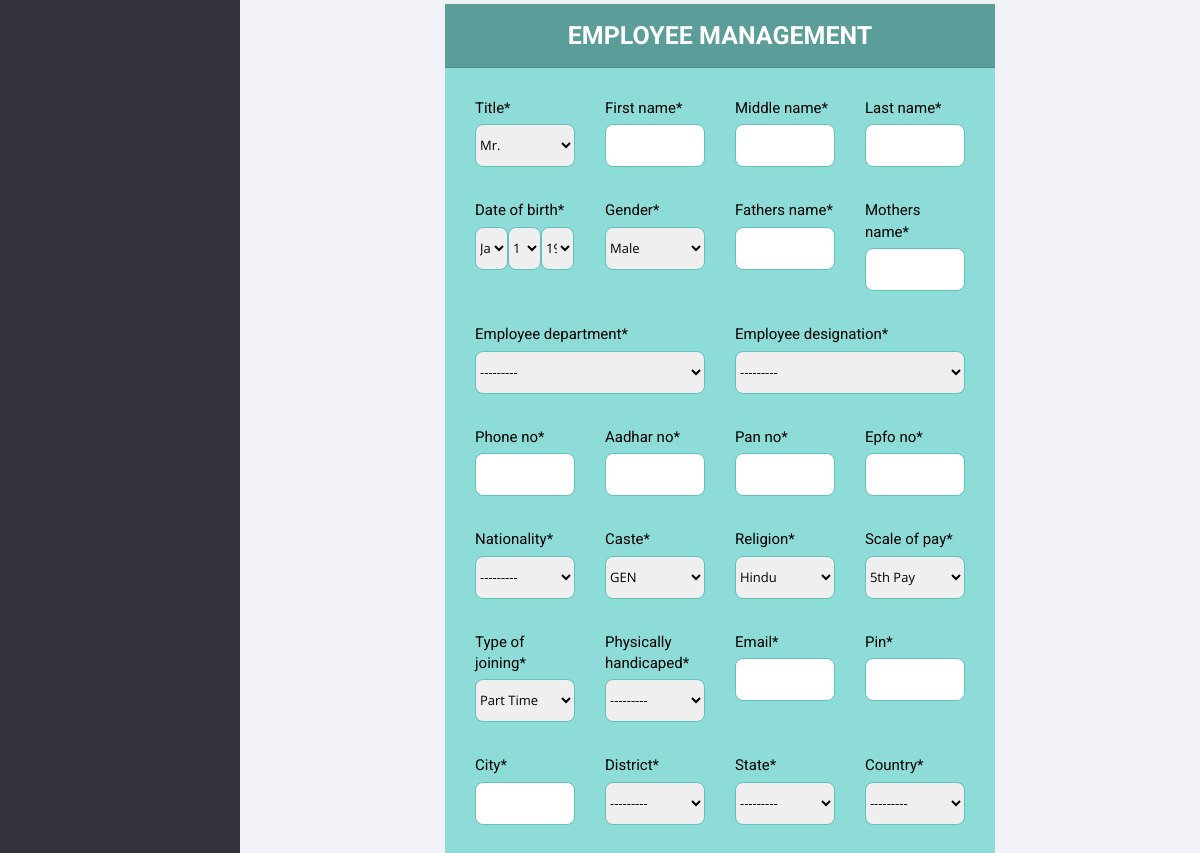
Before: /employee/create/ (middle part) with the older database file.
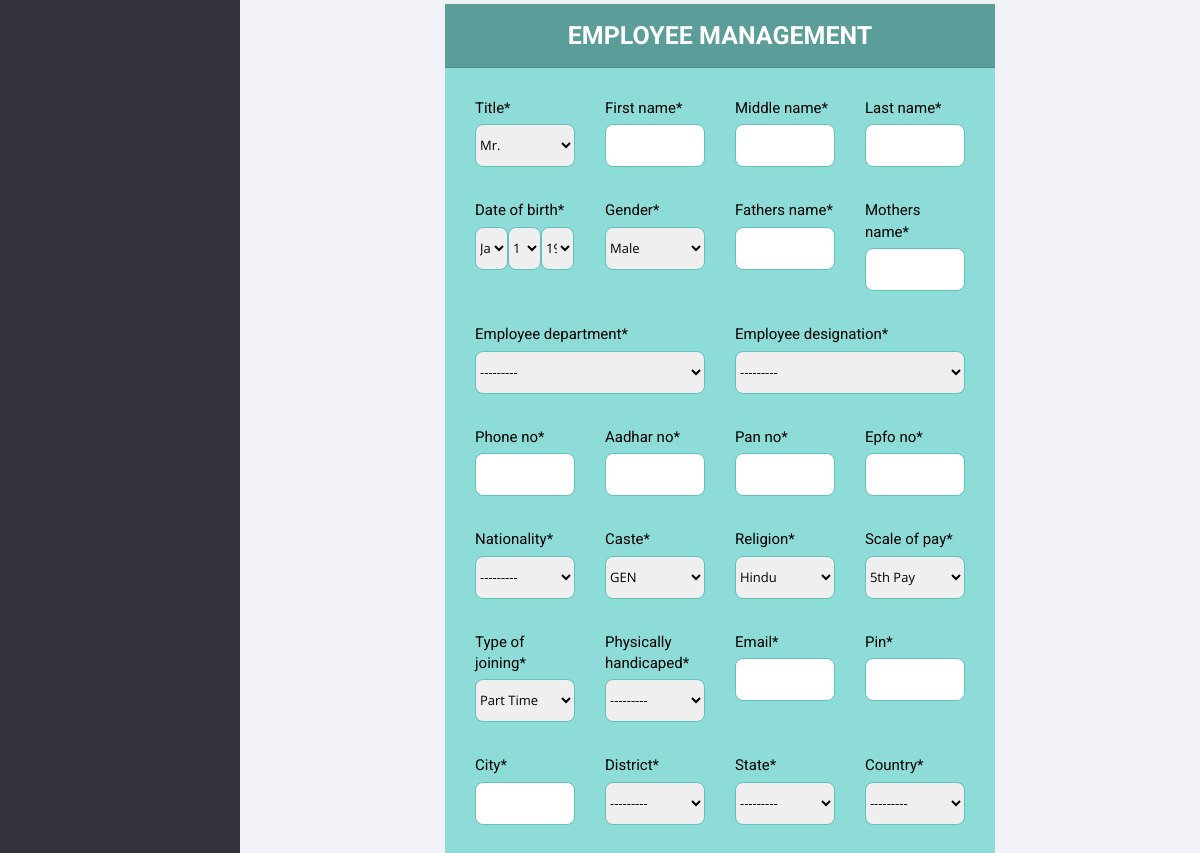
After: the same page with the newer database file.
### student/models.py (models this page shows)
class Employee_Department(models.Model):
    employee_department=models.CharField(max_length=100)
    def __str__(self):
        return self.employee_department

class Employee_Designation(models.Model):
    employee_department=models.ForeignKey(Employee_Department,on_delete=models.SET_NULL,null=True,blank=False)
    employee_designation=models.CharField(max_length=150)
    def __str__(self):
        return self.employee_designation

### student/views.py (the view, shortened to what this page needs)
# urls.py: path('employee/create/',views.EmployeeCreateView.as_view(),name='employee_create'),
class EmployeeCreateView(CreateView):
    model=Employee
    form_class=EmployeeForm
    template_name='student/employeemanagement.html'
    def get(self,request,*args,**kwargs):
        context={'form':EmployeeForm(),}
        return render(request,'student/employeemanagement.html',context)

### student/models.py (called while the page is built)
    def __str__(self):
        return self.country

    def __str__(self):
        return self.state

    def __str__(self):
        return self.district

### student/templates/student/employeemanagement.html (shortened to what the changed rows need)
﻿{% extends 'student/base.html' %}
{% load crispy_forms_tags %}
{% block content %}
<section id="main-content">
    <div class="wrapper">
        <div class="row">
            <div class="col-lg-8 col-sm-8 col-sm-offset-2">
                <div class="">
                <div class="panel-body">
                    <div class="text-center">
                        <h1 class="hdrcolorbg">
                            Employee Management
                        </h1>
                    </div>
                <form role="form" class="frmbgg" action="." method="POST">
                    <div class="row">
                         <div class="col-sm-12">
                <div class="row">
                    <div class="form-group col-sm-6 col-xs-12">
                         {{ form.employee_department| as_crispy_field}}
                    </div>
                <div class="form-group col-sm-6 col-xs-12">
                      {{ form.employee_designation| as_crispy_field}}
                </div>
            </div>
    </div>
    </div>
            </form>
                    </div>
                </div>
            </div>
        </div>
    </div>
</section>
{% endblock content %}

Changed rows visible on the page:
added Employee_Department: employee_department "---------"
added Employee_Designation: employee_designation "---------"
Other visible differences:
form field employee_department: "---------" → (not shown)
form field employee_designation: "---------" → (not shown)
